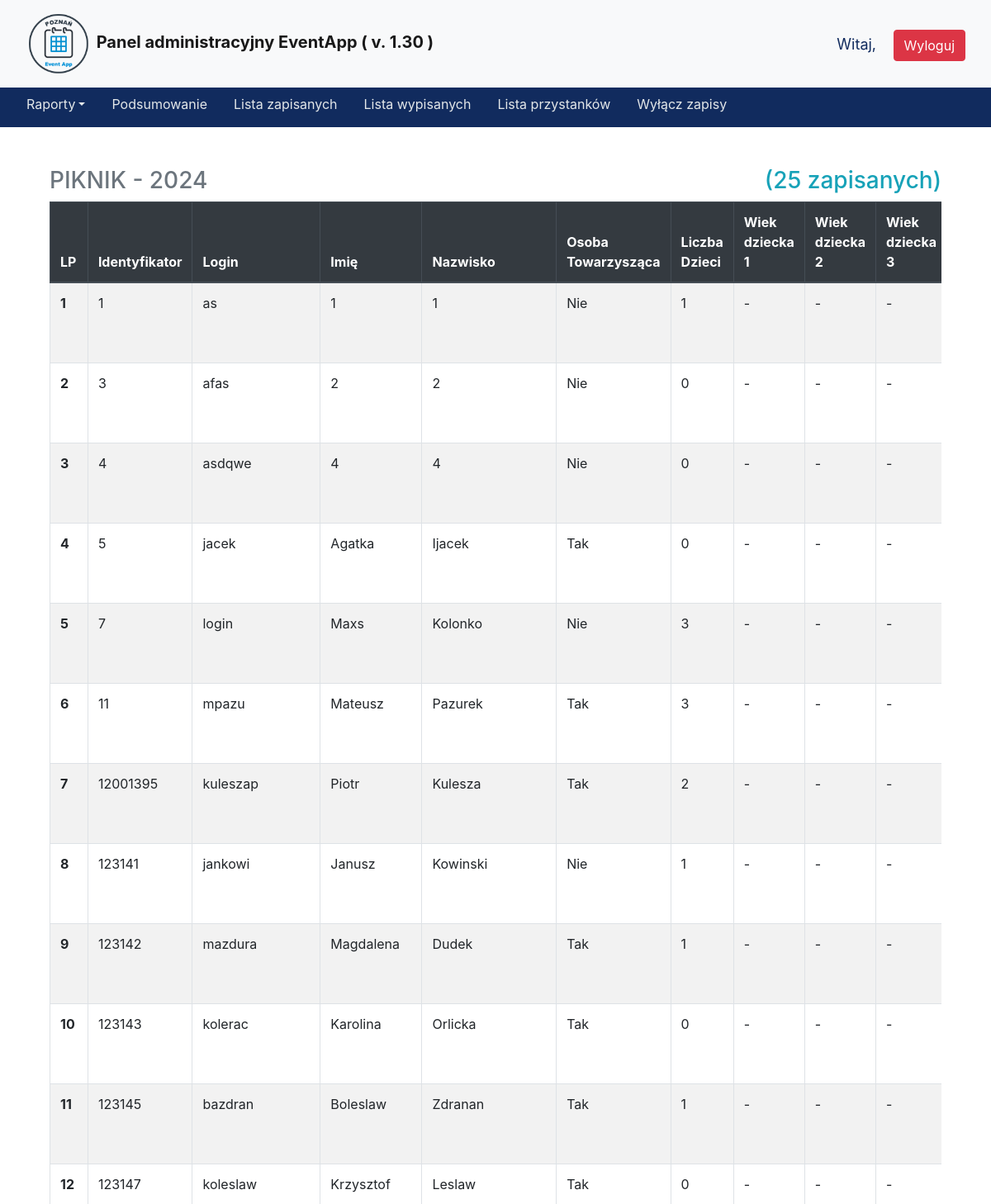
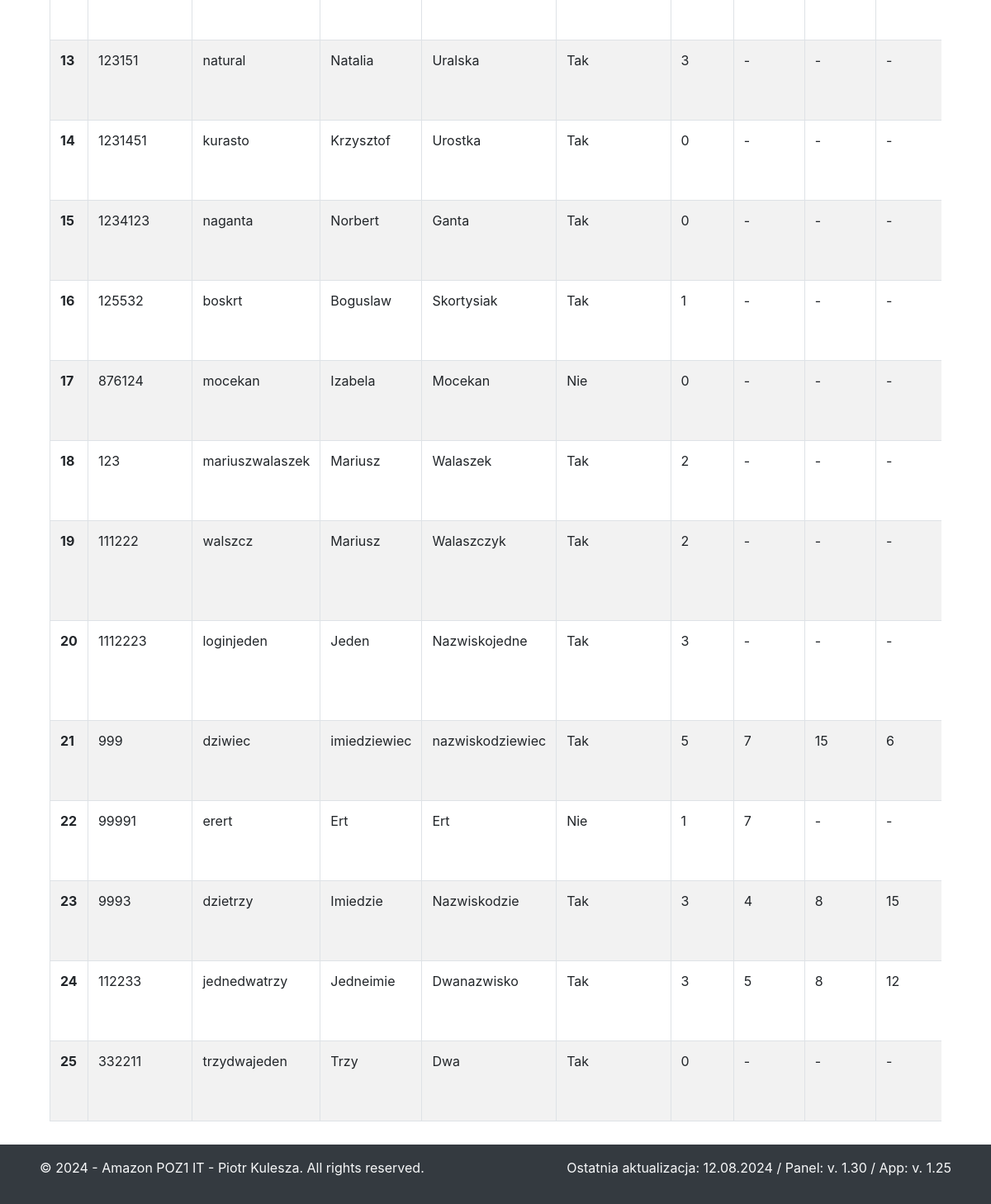
Page /panel/lista_osob_zapisanych/ on the committed database (2 pictures, top to bottom).
### events/models.py (models this page shows, shortened)
class ActiveEvent(models.Model):
    EVENT_CHOICES = [
        ('bal', 'Bal'),
        ('piknik', 'Piknik'),
    ]
    rodzaj_eventu = models.CharField(max_length=255, choices=EVENT_CHOICES)
    rok = models.IntegerField()
    oddzial = models.ForeignKey(Oddzial, on_delete=models.SET_NULL, null=True)
    aktywny = models.BooleanField(default=False)
    class Meta:
        verbose_name_plural = "Active event"

### piknik/models.py (models this page shows, shortened)
class Piknik(models.Model):
    identyfikator = models.IntegerField()
    login = models.CharField(max_length=255)
    imie = models.CharField(max_length=255, blank=False)
    nazwisko = models.CharField(max_length=255, blank=False)
    osoba_towarzyszaca = models.BooleanField()
    liczba_dzieci = models.IntegerField(choices=[(0, 'Brak'), (1, '1'), (2, '2'), (3, '3'), (4, '4'), (5, '5'), (6, '6'), (7, '7')])
    wiek_dziecka_1 = models.IntegerField(blank=True, null=True)
    wiek_dziecka_2 = models.IntegerField(blank=True, null=True)
    wiek_dziecka_3 = models.IntegerField(blank=True, null=True)
    wiek_dziecka_4 = models.IntegerField(blank=True, null=True)
    wiek_dziecka_5 = models.IntegerField(blank=True, null=True)
    wiek_dziecka_6 = models.IntegerField(blank=True, null=True)
    wiek_dziecka_7 = models.IntegerField(blank=True, null=True)
    przystanek = models.ForeignKey('Przystanek', on_delete=models.SET_NULL, null=True, blank=True)
    event = models.ForeignKey(ActiveEvent, on_delete=models.SET_NULL, null=True, blank=True)
    transport_wlasny = models.BooleanField(default=True)
    is_registred = models.BooleanField(default=False)
    data_utworzenia = models.DateTimeField(auto_now_add=True)
    data_modyfikacji = models.DateTimeField(auto_now=True)
    zaakceptowane_regulamin = models.BooleanField(default=False, blank=False)
    class Meta:
        verbose_name_plural = "Piknik"

### panel/views.py (the view)
# urls.py: path('lista_osob_zapisanych/', ListaOsobZapisanychView.as_view(), name='lista_osob_zapisanych'),
class ListaOsobZapisanychView(View):
    template_name = 'panel/lista_osob_zapisanych.html'
    def get(self, request, *args, **kwargs):
        active_event = ActiveEvent.objects.filter(aktywny=True).first()
        success_message = request.GET.get('success_message', None)
        data = []
        total_registered = 0  # Zainicjowana wartość domyślna
        if active_event and active_event.rodzaj_eventu == 'bal':
            bal_data = Bal.objects.filter(event=active_event, is_registred=True)
            total_registered = Bal.objects.filter(event=active_event, is_registred=True).count()
            data = [{'lp': idx + 1, 'login': bal.login, 'imie': bal.imie, 'nazwisko': bal.nazwisko, 'data_utworzenia': bal.data_utworzenia, 'data_modyfikacji': bal.data_modyfikacji} for idx, bal in enumerate(bal_data)]
        elif active_event and active_event.rodzaj_eventu == 'piknik':
            piknik_data = Piknik.objects.filter(event=active_event, is_registred=True)
            data = [{'lp': idx + 1, 'identyfikator': piknik.identyfikator, 'login': piknik.login, 'imie': piknik.imie, 'nazwisko': piknik.nazwisko,
                     'osoba_towarzyszaca': piknik.osoba_towarzyszaca, 'liczba_dzieci': piknik.liczba_dzieci, 'wiek_dziecka_1': piknik.wiek_dziecka_1, 'wiek_dziecka_2': piknik.wiek_dziecka_2, 'wiek_dziecka_3': piknik.wiek_dziecka_3, 'wiek_dziecka_4': piknik.wiek_dziecka_4, 'wiek_dziecka_5': piknik.wiek_dziecka_5, 'wiek_dziecka_6': piknik.wiek_dziecka_6, 'wiek_dziecka_7': piknik.wiek_dziecka_7,
                     'transport_wlasny': piknik.transport_wlasny, 'przystanek': piknik.przystanek, 'data_utworzenia': piknik.data_utworzenia, 'data_modyfikacji': piknik.data_modyfikacji, 'zaakceptowane_regulamin': piknik.zaakceptowane_regulamin} for idx, piknik in enumerate(piknik_data)]
            total_registered = Piknik.objects.filter(event=active_event, is_registred=True).count()
        context = {'data': data, 'active_event': active_event, 'total_registered': total_registered, 'success_message': success_message}
        return render(request, self.template_name, context)

### piknik/models.py (called while the page is built)
    def __str__(self):
        return self.nazwa

### panel/templates/panel/lista_osob_zapisanych.html (shortened to what this page needs)
{% extends 'panel/base.html' %}
{% block content %}
  <div class="container ">
    {% if active_event %}
    <div class="row">
      <div class="col-9">
        <h3 class="text-secondary">{{ active_event.rodzaj_eventu|upper }} - {{ active_event.rok }}</h3>
      </div>
      <div class="col-3 text-right">
        <h3 class="text-info">({{ total_registered }} zapisanych)</h3>
      </div>
    </div>
    {% if data %}
    <div class="table-responsive">
        <table class="table table-striped table-bordered table-hover w-100">
            <thead class="thead-dark">
                <tr>
                    <th scope="col">LP</th>
                    <th scope="col">Identyfikator</th>
                    <th scope="col">Login</th>
                    <th scope="col">Imię</th>
                    <th scope="col">Nazwisko</th>
                    {% if active_event.rodzaj_eventu == 'piknik' %}
                    <th scope="col">Osoba Towarzysząca</th>
                    <th scope="col">Liczba Dzieci</th>
                    <th scope="col">Wiek dziecka 1</th>
                    <th scope="col">Wiek dziecka 2</th>
                    <th scope="col">Wiek dziecka 3</th>
                    {% endif %}
                </tr>
            </thead>
            <tbody>
                {% for row in data %}
                <tr>
                    <th scope="row">{{ row.lp }}</th>
                    <td scope="row">{{ row.identyfikator }}</td>
                    <td>{{ row.login }}</td>
                    <td>{{ row.imie }}</td>
                    <td>{{ row.nazwisko }}</td>
                    {% if active_event.rodzaj_eventu == 'piknik' %}
                    <td>{% if row.osoba_towarzyszaca %}Tak{% else %}Nie{% endif %}</td>
                    <td>{{ row.liczba_dzieci }}</td>
                    <td>{{ row.wiek_dziecka_1|default:'-' }}</td>
                    <td>{{ row.wiek_dziecka_2|default:'-' }}</td>
                    <td>{{ row.wiek_dziecka_3|default:'-' }}</td>
                    {% endif %}
                </tr>
                {% endfor %}
            </tbody>
        </table>
      </div>
        <br>
      {% else %}
        <p>Brak uczestników w evencie.</p>
      {% endif %}
    {% endif %}
{% endblock %}

### rows in the picture
ActiveEvent: rodzaj_eventu "PIKNIK", rok "2024"
Piknik: login "as"
Piknik: login "afas"
Piknik: login "asdqwe"
Piknik: login "jacek", imie "Agatka", nazwisko "Ijacek"
Piknik: login "login", imie "Maxs", nazwisko "Kolonko"
Piknik: login "mpazu", imie "Mateusz", nazwisko "Pazurek"
Piknik: login "kuleszap", imie "Piotr", nazwisko "Kulesza"
Piknik: login "jankowi", imie "Janusz", nazwisko "Kowinski"
Piknik: login "mazdura", imie "Magdalena", nazwisko "Dudek"
Piknik: login "kolerac", imie "Karolina", nazwisko "Orlicka"
Piknik: login "bazdran", imie "Boleslaw", nazwisko "Zdranan"
Piknik: login "koleslaw", imie "Krzysztof", nazwisko "Leslaw"
Piknik: login "natural", imie "Natalia", nazwisko "Uralska"
Piknik: login "kurasto", imie "Krzysztof", nazwisko "Urostka"
Piknik: login "naganta", imie "Norbert", nazwisko "Ganta"
Piknik: login "boskrt", imie "Boguslaw", nazwisko "Skortysiak"
Piknik: login "mocekan", imie "Izabela", nazwisko "Mocekan"
Piknik: login "mariuszwalaszek", imie "Mariusz", nazwisko "Walaszek"
Piknik: login "walszcz", imie "Mariusz", nazwisko "Walaszczyk"
Piknik: login "loginjeden", imie "Jeden", nazwisko "Nazwiskojedne"
Piknik: lp "21", identyfikator "999", login "dziwiec", imie "imiedziewiec", nazwisko "nazwiskodziewiec", shows "Tak", liczba_dzieci "5", wiek_dziecka_1 "7", wiek_dziecka_2 "15", wiek_dziecka_3 "6"
Piknik: login "erert", imie "Ert", nazwisko "Ert"
Piknik: lp "23", identyfikator "9993", login "dzietrzy", imie "Imiedzie", nazwisko "Nazwiskodzie", shows "Tak", liczba_dzieci "3", wiek_dziecka_1 "4", wiek_dziecka_2 "8", wiek_dziecka_3 "15"
Piknik: login "jednedwatrzy", imie "Jedneimie", nazwisko "Dwanazwisko"
Piknik: login "trzydwajeden", imie "Trzy", nazwisko "Dwa"

### other values in the picture
{{ total_registered }} "25"
{{ row.lp }} "1" "2" "3" "4" "5" "6" "7" "8" "9" "10" "11" "12" "13" "14" "15" "16" "17" "18" "19" "20" "22" "24" "25"
{{ row.identyfikator }} "1" "3" "4" "5" "7" "11" "12001395" "123141" "123142" "123143" "123145" "123147" "123151" "1231451" "1234123" "125532" "876124" "123" "111222" "1112223" "99991" "112233" "332211"
{{ row.imie }} "1" "2" "4"
{{ row.nazwisko }} "1" "2" "4"
{{ row.liczba_dzieci }} "1" "0" "0" "0" "3" "3" "2" "1" "1" "0" "1" "0" "3" "0" "0" "1" "0" "2" "2" "3" "1" "3" "0"
{{ row.wiek_dziecka_1|default:'-' }} "-" "-" "-" "-" "-" "-" "-" "-" "-" "-" "-" "-" "-" "-" "-" "-" "-" "-" "-" "-" "7" "5" "-"
{{ row.wiek_dziecka_2|default:'-' }} "-" "-" "-" "-" "-" "-" "-" "-" "-" "-" "-" "-" "-" "-" "-" "-" "-" "-" "-" "-" "-" "8" "-"
{{ row.wiek_dziecka_3|default:'-' }} "-" "-" "-" "-" "-" "-" "-" "-" "-" "-" "-" "-" "-" "-" "-" "-" "-" "-" "-" "-" "-" "12" "-"
